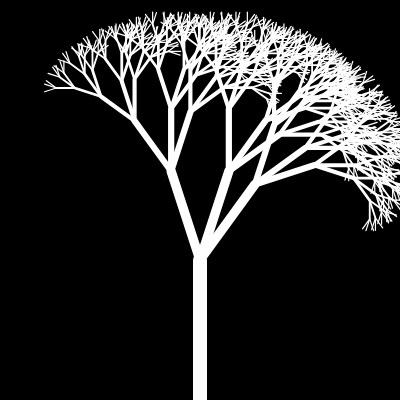
Frame 1 (no input)
Frame 60 (no input): identical to frame 1, image omitted
Frame 120 (the mouse pressed at the canvas centre since frame 60): identical to frame 1, image omitted

The p5.js sketch that drew this single still picture (run headless with seeded random() and noise() and a simulated clock; from frame 60 on, the mouse is pressed at the canvas centre):

// p5.js sketch
// ── sketch.js
function setup() {
  createCanvas(400, 400);
}

function draw() {
  background('black');
  
  
  let turtleString = "B";
  for (let i = 0; i < 7; i++) {
    turtleString = turtleString.replaceAll("B","F[+B][-B][++B]")
  }
  print(turtleString);
  
  
  translate(width / 2, height);
  strokeWeight(3);
  stroke('white');
  renderString(turtleString);
}

let branchLength = 140;
let angle = Math.PI / 10;

// 90 -> Math.PI / 2
// 45 -> Math.MI / 4

// Super secret render string function
function renderString(string) {
  for (let character of string) {
    if (character == 'F') {
      strokeWeight(branchLength / 10);
      line(0, 0, 0, -branchLength);
      translate(0, -branchLength);
    } else if (character == '+') {
      rotate(angle);
    } else if (character == '-') {
      rotate(-angle);
    } else if (character == '[') {
      branchLength = branchLength / 1.5;
      push();
    } else if (character == ']') {
      branchLength = branchLength * 1.5;
      pop();
    }
  }
}
